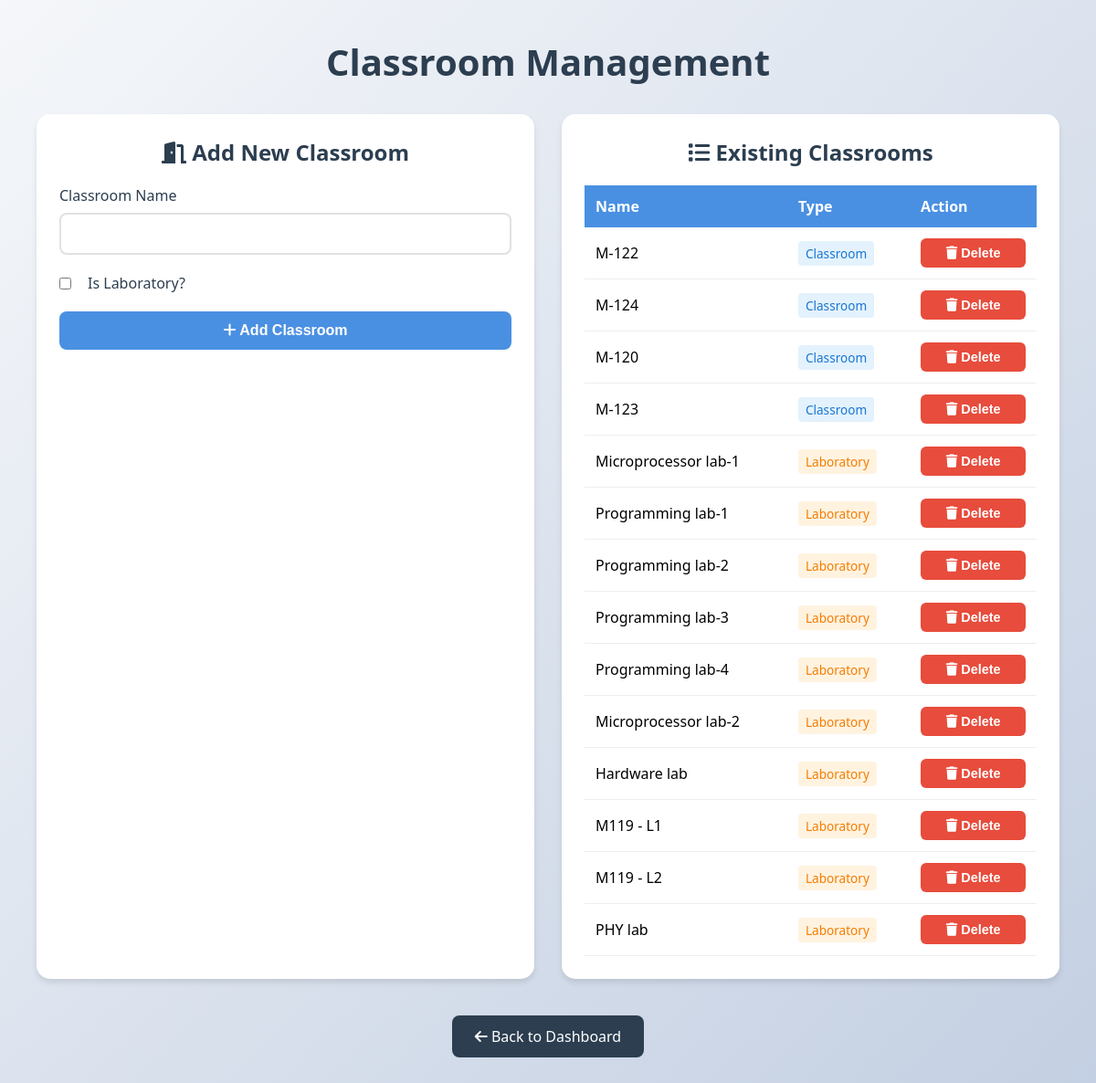
The app's page /add-classroom/ (signed in) with its own data.
### timetable/models.py (models this page shows, shortened)
class Classroom(models.Model):
    name = models.CharField(max_length=50)
    is_lab = models.BooleanField(default=False)  # ✅ If true, it's a lab
    department = models.ForeignKey(Department, on_delete=models.CASCADE, related_name='classrooms',null=True, blank=True)

### timetable/views.py (the view)
# urls.py: path('add-classroom/', views.add_classroom, name='add_classroom'),
def add_classroom(request):
    try:
        department = Department.objects.get(admin=request.user)
        if request.method == 'POST':
            form = ClassroomForm(request.POST, department=department)
            if form.is_valid():
                classroom = form.save(commit=False)
                classroom.department = department
                classroom.save()
                messages.success(request, "Classroom added successfully!")
                return redirect('add_classroom')
            else:
                messages.error(request, "Error adding classroom. Please check the form.")
        else:
            form = ClassroomForm(department=department)
        return render(request, 'add_classroom.html', {'form': form, 'classrooms': Classroom.objects.filter(department=department)})
    except Department.DoesNotExist:
        messages.error(request, 'You are not authorized to add classrooms.')
        return redirect('login')

### timetable/forms.py
class ClassroomForm(forms.ModelForm):
    class Meta:
        model = Classroom
        fields = ['name', 'is_lab']
    def __init__(self, *args, **kwargs):
        self.department = kwargs.pop('department', None)
        super().__init__(*args, **kwargs)

### timetable/templates/add_classroom.html (shortened to what this page needs)
<!DOCTYPE html>
<html lang="en">
<head>
    <link rel="stylesheet" href="https://cdnjs.cloudflare.com/ajax/libs/font-awesome/6.0.0/css/all.min.css">
</head>
<body>
    <div class="container">
        <div class="header">
            <h1>Classroom Management</h1>
        </div>
        <div class="content-wrapper">
            <div class="form-container">
                <h2><i class="fas fa-door-open"></i> Add New Classroom</h2>
                <form method="post">
                    <div class="form-group">
                        <label for="{{ form.name.id_for_label }}">Classroom Name</label>
                        {{ form.name }}
                    </div>
                    <div class="form-group checkbox-group">
                        <label class="checkbox-label">
                            {{ form.is_lab }}
                            Is Laboratory?
                        </label>
                    </div>
                    <button type="submit">
                        <i class="fas fa-plus"></i> Add Classroom
                    </button>
                </form>
            </div>
            <div class="list-container">
                <h2><i class="fas fa-list"></i> Existing Classrooms</h2>
                {% if classrooms %}
                <table class="classroom-list">
                    <thead>
                        <tr>
                            <th>Name</th>
                            <th>Type</th>
                            <th>Action</th>
                        </tr>
                    </thead>
                    <tbody>
                        {% for classroom in classrooms %}
                        <tr>
                            <td>{{ classroom.name }}</td>
                            <td>
                                {% if classroom.is_lab %}
                                <span class="room-type lab">Laboratory</span>
                                {% else %}
                                <span class="room-type classroom">Classroom</span>
                                {% endif %}
                            </td>
                            <td>
                                <form method="post" id="delete-form-{{ classroom.id }}" action="{% url 'delete_classroom' classroom.id %}" style="display:inline;">
                                    <button type="button" class="delete-btn" onclick="confirmDelete('delete-form-{{ classroom.id }}', 'Are you sure you want to delete {{ classroom.name }}? This action cannot be undone.')">
                                        <i class="fas fa-trash"></i> Delete
                                    </button>
                                </form>
                            </td>
                        </tr>
                        {% endfor %}
                    </tbody>
                </table>
                {% else %}
                <p class="empty-message">No classrooms added yet.</p>
                {% endif %}
            </div>
        </div>
        <div style="text-align: center; margin-top: 20px;">
            <a href="{% url 'department_dashboard' %}" class="back-link">
                <i class="fas fa-arrow-left"></i> Back to Dashboard
            </a>
        </div>
    </div>
</body>
</html>

### timetable/templates/add_classroom.html (style rules this page uses)
:root { --primary-color: #4a90e2; --secondary-color: #f5f6fa; --accent-color: #2ecc71; --danger-color: #e74c3c; --text-color: #2c3e50; --shadow: 0 4px 6px rgba(0, 0, 0, 0.1); --transition: all 0.3s ease; }
* { margin: 0; padding: 0; box-sizing: border-box; }
body { font-family: 'Segoe UI', Tahoma, Geneva, Verdana, sans-serif; background: linear-gradient(135deg, #f5f7fa 0%, #c3cfe2 100%); min-height: 100vh; padding: 20px; }
.container { max-width: 1200px; margin: 0 auto; padding: 20px; }
.header { text-align: center; margin-bottom: 30px; }
.header h1 { color: var(--text-color); font-size: 2.5em; margin-bottom: 10px; }
.content-wrapper { display: grid; grid-template-columns: 1fr 1fr; gap: 30px; margin-top: 20px; }
.form-container, .list-container { background: white; border-radius: 15px; padding: 25px; box-shadow: var(--shadow); }
.form-container h2, .list-container h2 { color: var(--text-color); margin-bottom: 20px; font-size: 1.5em; text-align: center; }
.form-group { margin-bottom: 20px; }
label { display: block; margin-bottom: 8px; color: var(--text-color); font-weight: 500; }
input, select { width: 100%; padding: 12px; border: 2px solid #e1e1e1; border-radius: 8px; font-size: 1em; transition: var(--transition); }
.checkbox-group { margin-top: 15px; }
.checkbox-label { display: flex; align-items: center; gap: 10px; cursor: pointer; }
input[type="checkbox"] { width: auto; margin-right: 8px; }
button { background: var(--primary-color); color: white; border: none; padding: 12px 25px; border-radius: 8px; cursor: pointer; font-size: 1em; font-weight: 600; transition: var(--transition); width: 100%; }
.classroom-list { width: 100%; border-collapse: collapse; margin-top: 20px; }
.classroom-list th { background: var(--primary-color); color: white; padding: 12px; text-align: left; }
.classroom-list td { padding: 12px; border-bottom: 1px solid #eee; }
.delete-btn { background: var(--danger-color); color: white; border: none; padding: 8px 15px; border-radius: 6px; cursor: pointer; font-size: 0.9em; transition: var(--transition); }
.back-link { display: inline-block; padding: 12px 25px; background: var(--text-color); color: white; text-decoration: none; border-radius: 8px; margin-top: 20px; transition: var(--transition); }
.room-type { display: inline-block; padding: 4px 8px; border-radius: 4px; font-size: 0.85em; font-weight: 500; }
.room-type.lab { background: #fff3e0; color: #f57c00; }
.room-type.classroom { background: #e3f2fd; color: #1976d2; }

### records on screen
Classroom: name "M-122", is_lab "Classroom"
Classroom: name "M-124", is_lab "Classroom"
Classroom: name "M-120", is_lab "Classroom"
Classroom: name "M-123", is_lab "Classroom"
Classroom: name "Microprocessor lab-1", is_lab "Laboratory"
Classroom: name "Programming lab-1", is_lab "Laboratory"
Classroom: name "Programming lab-2", is_lab "Laboratory"
Classroom: name "Programming lab-3", is_lab "Laboratory"
Classroom: name "Programming lab-4", is_lab "Laboratory"
Classroom: name "Microprocessor lab-2", is_lab "Laboratory"
Classroom: name "Hardware lab", is_lab "Laboratory"
Classroom: name "M119 - L1", is_lab "Laboratory"
Classroom: name "M119 - L2", is_lab "Laboratory"
Classroom: name "PHY lab", is_lab "Laboratory"
